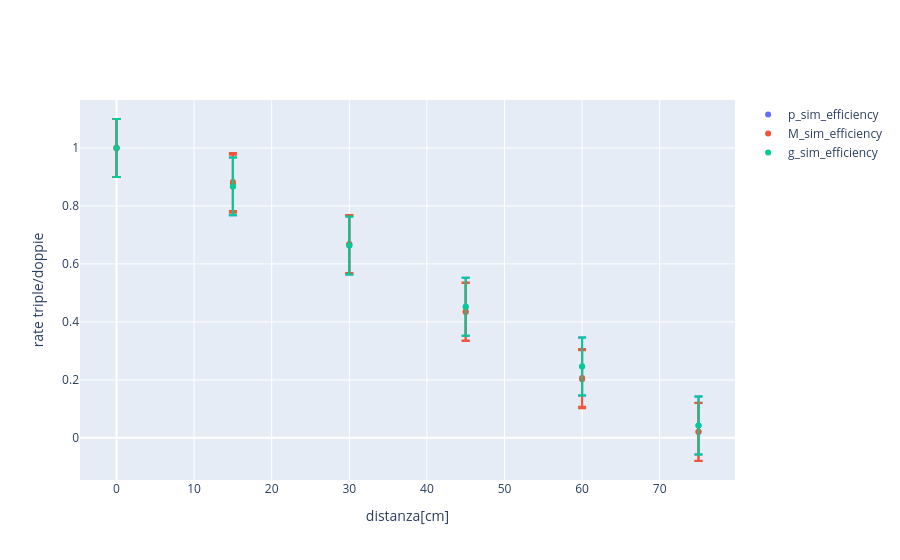

The notebook cell this image was saved under:
### Code cell
fig = go.Figure()

fig.add_trace( go.Scatter( x = sim_P['Mx'] , y = ((sim_P['triple'])/(sim_P['doppie'])) , mode = 'markers' , name = 'p_sim_efficiency' , error_y = dict( type='data' , array=0.1*np.ones_like(sim_P['Mx']) , visible = True)))


fig.add_trace( go.Scatter( x = sim_M['Mx'] , y = ((sim_M['triple'])/(sim_M['doppie'])) , mode = 'markers' , name = 'M_sim_efficiency' , error_y = dict( type='data' , array=0.1*np.ones_like(sim_M['Mx']) , visible = True)))

fig.add_trace( go.Scatter( x = sim_G['Mx'] , y = ((sim_G['triple'])/(sim_G['doppie'])) , mode = 'markers' , name = 'g_sim_efficiency' , error_y = dict( type='data' , array=0.1*np.ones_like(sim_G['Mx']) , visible = True)))


fig.update_xaxes( title_text = 'distanza[cm]')
fig.update_yaxes( title_text = 'rate triple/doppie')
fig.show()

### Figure 1 — Plotly figure (JSON) as saved in the notebook; plotly's stock layout.template omitted (floating-point values rounded to 4 significant figures)
{"data": [{"error_y": {"array": [0.1, 0.1, 0.1, 0.1, 0.1, 0.1], "type": "data", "visible": true}, "mode": "markers", "name": "p_sim_efficiency", "type": "scatter", "x": [0, 15, 30, 45, 60, 75], "y": [1.0, 0.8676, 0.6637, 0.4523, 0.2461, 0.04287]}, {"error_y": {"array": [0.1, 0.1, 0.1, 0.1, 0.1, 0.1, 0.1, 0.1, 0.1, 0.1, 0.1, 0.1], "type": "data", "visible": true}, "mode": "markers", "name": "M_sim_efficiency", "type": "scatter", "x": [0, 15, 30, 45, 60, 75, 0, 15, 30, 45, 60, 75], "y": [1.0, 0.877, 0.6673, 0.4358, 0.2069, 0.02111, 1.0, 0.8827, 0.6687, 0.4343, 0.2021, 0.02013]}, {"error_y": {"array": [0.1, 0.1, 0.1, 0.1, 0.1, 0.1], "type": "data", "visible": true}, "mode": "markers", "name": "g_sim_efficiency", "type": "scatter", "x": [0, 15, 30, 45, 60, 75], "y": [1.0, 0.8676, 0.6637, 0.4523, 0.2461, 0.04287]}], "layout": {"xaxis": {"title": {"text": "distanza[cm]"}}, "yaxis": {"title": {"text": "rate triple/doppie"}}}}
